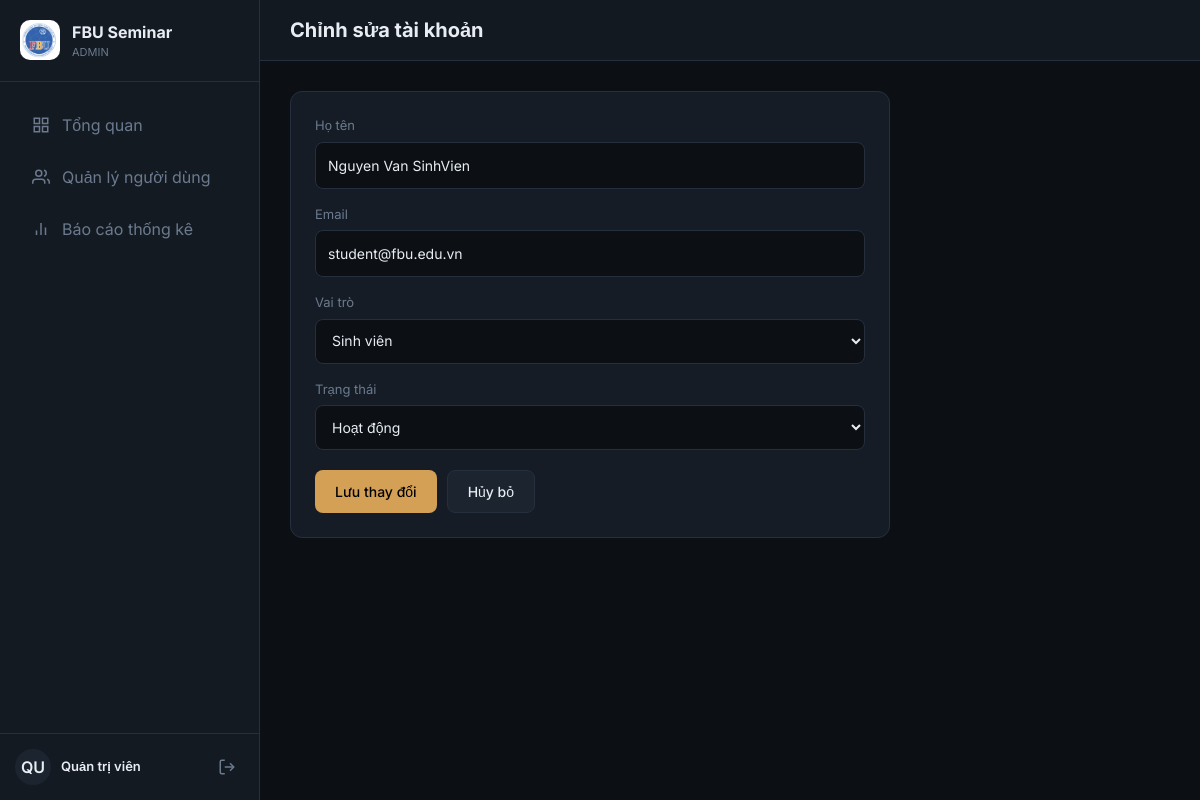
The page /admin/edit_user.php?id=2 (signed in) on the database its author committed.
### tables this page shows
CREATE TABLE `users` (
  `id` int(11) NOT NULL AUTO_INCREMENT,
  `name` varchar(100) NOT NULL,
  `email` varchar(100) NOT NULL,
  `password` varchar(255) NOT NULL,
  `role` enum('student','organizer','admin') NOT NULL DEFAULT 'student',
  `student_code` varchar(20) DEFAULT NULL COMMENT 'Mã sinh viên',
  `class` varchar(50) DEFAULT NULL COMMENT 'Lớp',
  `faculty` varchar(100) DEFAULT NULL COMMENT 'Khoa',
  `phone` varchar(20) DEFAULT NULL,
  `status` enum('active','inactive') DEFAULT 'active',
  `created_at` timestamp NOT NULL DEFAULT CURRENT_TIMESTAMP,
  PRIMARY KEY (`id`),
  UNIQUE KEY `email` (`email`)
);

### admin/edit_user.php (the view, shortened to what this page needs)
<?php
require '../includes/config.php';
 $id = intval($_GET['id'] ?? 0);
 $user = $conn->query("SELECT * FROM users WHERE id = $id")->fetch_assoc();
include '../includes/header.php';
include '../includes/sidebar.php';
?>
<main class="main-content">
    <header class="glass-panel" style="position: sticky; top: 0; z-index: 40; padding: 15px 30px; border-radius: 0; border-left: none; border-top: none; border-right: none;">
        <h2 style="font-size: 20px; font-weight: 700;">Chỉnh sửa tài khoản</h2>
    </header>
    <div style="padding: 30px;">
        <div class="card" style="max-width: 600px;">
            <form method="POST">
                <div class="input-group">
                    <label>Họ tên</label>
                    <input type="text" name="name" value="<?php echo htmlspecialchars($user['name']); ?>" required>
                </div>
                <div class="input-group">
                    <label>Email</label>
                    <input type="email" name="email" value="<?php echo htmlspecialchars($user['email']); ?>" required>
                </div>
                <div class="input-group">
                    <label>Vai trò</label>
                    <select name="role">
                        <option value="student" <?php echo ($user['role'] == 'student') ? 'selected' : ''; ?>>Sinh viên</option>
                    </select>
                </div>
                <div class="input-group">
                    <label>Trạng thái</label>
                    <select name="status">
                        <option value="active" <?php echo ($user['status'] == 'active') ? 'selected' : ''; ?>>Hoạt động</option>
                    </select>
                </div>
                <div style="display: flex; gap: 10px; margin-top: 20px;">
                    <button type="submit" class="btn btn-primary">Lưu thay đổi</button>
                    <a href="javascript:history.back()" class="btn btn-secondary">Hủy bỏ</a>
                </div>
            </form>
        </div>
    </div>
</main>
<?php include '../includes/footer.php'; ?>

### includes/header.php (style rules this page uses)
:root { --bg: #0c1015; --bg-secondary: #141a22; --bg-tertiary: #1c242f; --fg: #e8edf4; --fg-muted: #6b7a8f; --accent: #d4a056; --accent-hover: #e5b367; --card: #151c25; --border: #252f3d; --success: #34d399; --danger: #f87171; --warning: #fbbf24; --info: #60a5fa; }
* { margin: 0; padding: 0; box-sizing: border-box; }
body { font-family: 'Inter', sans-serif; background: var(--bg); color: var(--fg); min-height: 100vh; overflow-x: hidden; }
.glass-panel { background: rgba(21, 28, 37, 0.8); backdrop-filter: blur(12px); border: 1px solid var(--border); }
.main-content { margin-left: 260px; min-height: 100vh; transition: margin 0.3s; background: var(--bg); }
.card { background: var(--card); border: 1px solid var(--border); border-radius: 12px; padding: 1.5rem; margin-bottom: 1.5rem; }
.btn { display: inline-flex; align-items: center; justify-content: center; gap: 8px; padding: 10px 20px; border-radius: 8px; font-weight: 500; cursor: pointer; border: none; transition: all 0.2s; font-size: 14px; text-decoration: none; }
.btn-primary { background: var(--accent); color: #000; }
.btn-secondary { background: var(--bg-tertiary); color: var(--fg); border: 1px solid var(--border); }
.input-group { margin-bottom: 1rem; }
.input-group label { display: block; font-size: 13px; color: var(--fg-muted); margin-bottom: 6px; }
.input-group input, .input-group select, .input-group textarea { width: 100%; padding: 12px; background: var(--bg); border: 1px solid var(--border); border-radius: 8px; color: var(--fg); font-size: 14px; }

### rows shown on the page
users: name "Nguyen Van SinhVien", email "student@fbu.edu.vn", role "Sinh viên", status "Hoạt động"

### other values the page prints
$role "ADMIN"
$item['label'] "Tổng quan"
$item['label'] "Quản lý người dùng"
$item['label'] "Báo cáo thống kê"
$avatar "QU"
$name "Quản trị viên"
